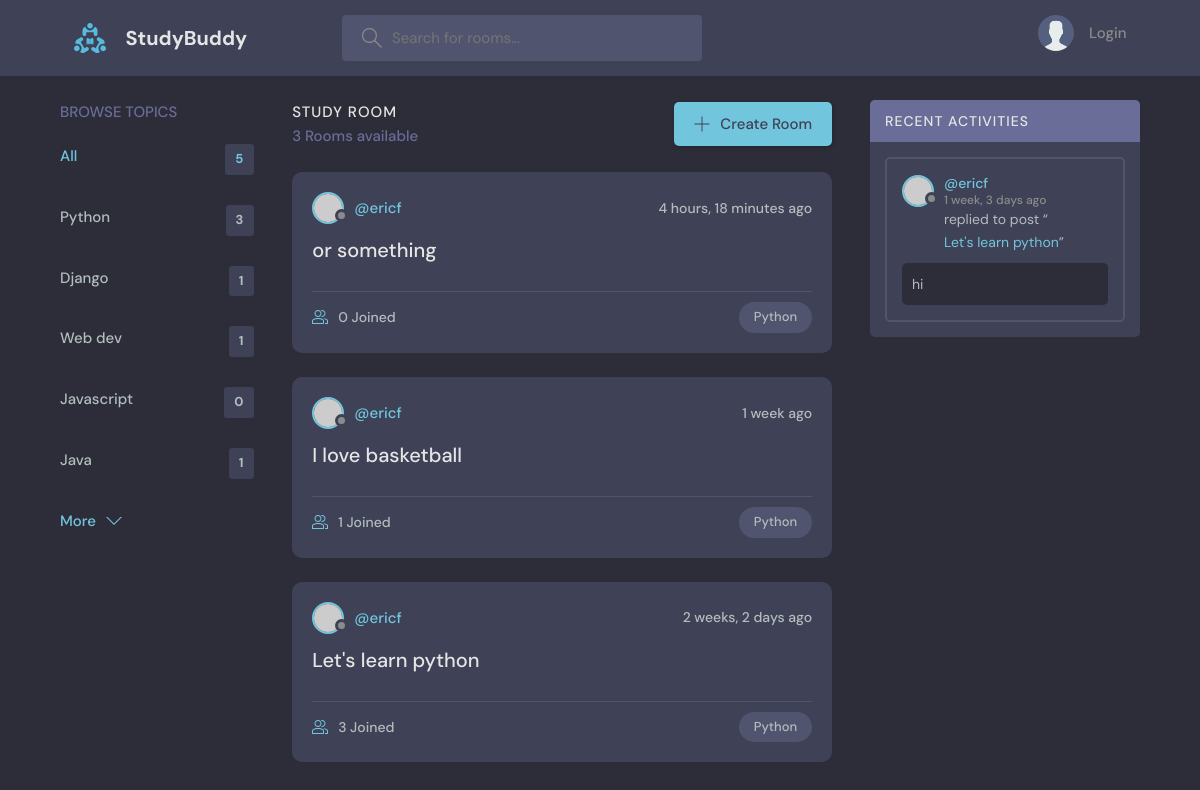
Page /?q=Python on the committed database.
### base/models.py (models this page shows, shortened)
class Topic(models.Model):
    name = models.CharField(max_length=200)

class Room(models.Model):
    host = models.ForeignKey(User, on_delete=models.SET_NULL, null=True)
    topic = models.ForeignKey(Topic, on_delete=models.SET_NULL, null=True)
    name = models.CharField(max_length=200)
    description = models.TextField(null=True, blank=True)
    participants = models.ManyToManyField(User, related_name='participants', blank=True)
    updated = models.DateTimeField(auto_now=True)
    created = models.DateTimeField(auto_now_add=True)
    class Meta: #order by descending date, newest first
        ordering = ['-updated', '-created']
    def __str__(self):
        return self.name

class Message(models.Model):
    user = models.ForeignKey(User, on_delete=models.CASCADE)
    room = models.ForeignKey(Room, on_delete=models.CASCADE)
    body = models.TextField()
    updated = models.DateTimeField(auto_now=True)
    created = models.DateTimeField(auto_now_add=True)
    class Meta: #order by descending date, newest first
        ordering = ['-updated', '-created']

### base/views.py (the view)
# urls.py: path('', views.home, name='home'),
def home(request):
    q = request.GET.get('q') if request.GET.get('q') != None else ''
    rooms = Room.objects.filter(
        Q(topic__name__icontains=q) |
        Q(name__icontains=q) |
        Q(description__icontains=q)
        )
    topics = Topic.objects.all()[0:5]
    room_count = rooms.count()
    room_messages = Message.objects.filter(Q(room__topic__name__icontains=q))
    context = {'rooms': rooms, 'topics': topics,
               'room_count': room_count, 'room_messages':room_messages}
    return render(request, 'base/home.html', context)

### base/templates/base/home.html (shortened to what this page needs)
{% extends 'main.html' %}
{% block content %}
<main class="layout layout--3">
  <div class="container">
    {% include 'base/topics_component.html' %}
    <div class="roomList">
      <div class="roomList__header">
        <div>
          <h2>Study Room</h2>
          <p>{{room_count}} Rooms available</p>
        </div>
        <a class="btn btn--main" href="{% url 'create-room' %}">
          <svg version="1.1" xmlns="http://www.w3.org/2000/svg" width="32" height="32" viewBox="0 0 32 32">
            <title>add</title>
            <path
              d="M16.943 0.943h-1.885v14.115h-14.115v1.885h14.115v14.115h1.885v-14.115h14.115v-1.885h-14.115v-14.115z"
            ></path>
          </svg>
          Create Room
        </a>
      </div>
      {% include 'base/feed_component.html' %}
    </div>
     {% include 'base/activity_component.html' %}
  </div>
</main>
{% endblock %}

### base/templates/base/topics_component.html
<div class="topics">
    <div class="topics__header">
      <h2>Browse Topics</h2>
    </div>
    <ul class="topics__list">
      <li>
        <a href="{% url 'home' %}" class="active">All <span>{{topics.count}}</span></a>
      </li>
      {% for topic in topics %}
      <li>
        <a href="{% url 'home' %}?q={{topic.name}}">{{topic.name}} <span>{{topic.room_set.all.count}}</span></a>
      </li>
      {% endfor %}
    </ul>
    <a class="btn btn--link" href="{% url 'topics' %}">
      More
      <svg version="1.1" xmlns="http://www.w3.org/2000/svg" width="32" height="32" viewBox="0 0 32 32">
        <title>chevron-down</title>
        <path d="M16 21l-13-13h-3l16 16 16-16h-3l-13 13z"></path>
      </svg>
    </a>
  </div>

### base/templates/base/feed_component.html (shortened to what this page needs)
{% for room in rooms %}
<div class="roomListRoom">
    <div class="roomListRoom__header">
      <a href="{% url 'user-profile' room.host.id %}" class="roomListRoom__author">
        <div class="avatar avatar--small">
          <img src="https://randomuser.me/api/portraits/women/11.jpg" />
        </div>
        <span>@{{room.host.username}}</span>
      </a>
      <div class="roomListRoom__actions">
        <span>{{room.created|timesince}} ago</span>
      </div>
    </div>
    <div class="roomListRoom__content">
      <a href="{% url 'room' room.id %}">{{room.name}}</a>
    </div>
    <div class="roomListRoom__meta">
      <a href="{% url 'room' room.id %}l" class="roomListRoom__joined">
        {{room.participants.all.count}} Joined
      </a>
      <p class="roomListRoom__topic">{{room.topic.name}}</p>
    </div>
  </div>
  {% endfor %}

### base/templates/base/activity_component.html (shortened to what this page needs)
<div class="activities">
    <div class="activities__header">
      <h2>Recent Activities</h2>
    </div>
    {% for message in room_messages %}
    <div class="activities__box">
      <div class="activities__boxHeader roomListRoom__header">
        <a href="{% url 'user-profile' message.user.id %}" class="roomListRoom__author">
          <div class="avatar avatar--small">
            <img src="https://randomuser.me/api/portraits/women/11.jpg" />
          </div>
          <p>
            @{{message.user}}
            <span>{{message.created|timesince}} ago</span>
          </p>
        </a>
      </div>
      <div class="activities__boxContent">
        <p>replied to post “<a href="{% url 'room' message.room.id %}">{{message.room}}</a>”</p>
        <div class="activities__boxRoomContent">
          {{message.body}}
        </div>
      </div>
    </div>
    {% endfor %}
  </div>

### rows in the picture
Topic: name "Python", room_set.all.count "3"
Topic: name "Django", room_set.all.count "1"
Topic: name "Web dev", room_set.all.count "1"
Topic: name "Javascript", room_set.all.count "0"
Topic: name "Java", room_set.all.count "1"
Room: host.username "ericf", created "4 hours, 18 minutes", name "or something", participants.all.count "0", topic.name "Python"
Room: host.username "ericf", created "1 week", name "I love basketball", participants.all.count "1", topic.name "Python"
Room: host.username "ericf", created "2 weeks, 2 days", name "Let's learn python", participants.all.count "3", topic.name "Python"
Message: user "ericf", created "1 week, 3 days", room "Let's learn python", body "hi"

### other values in the picture
{{ topics.count }} "5"
{{ room_count }} "3"
